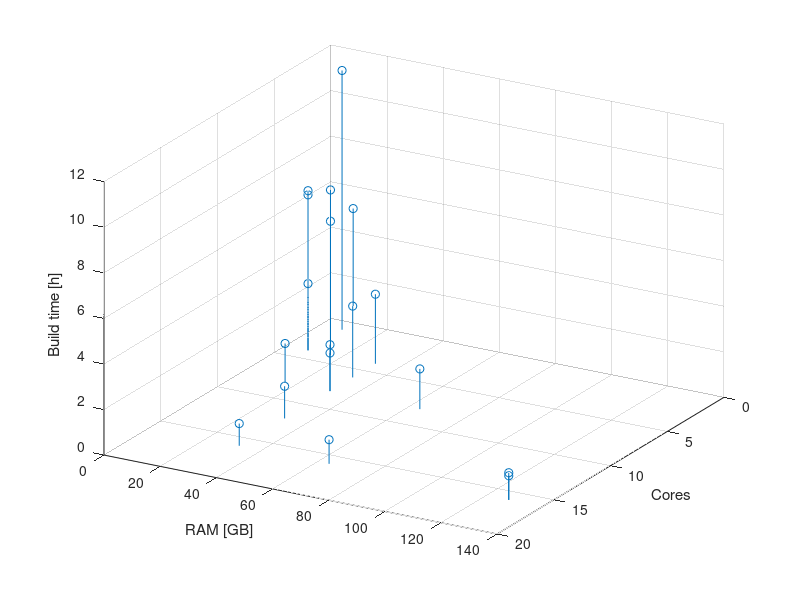
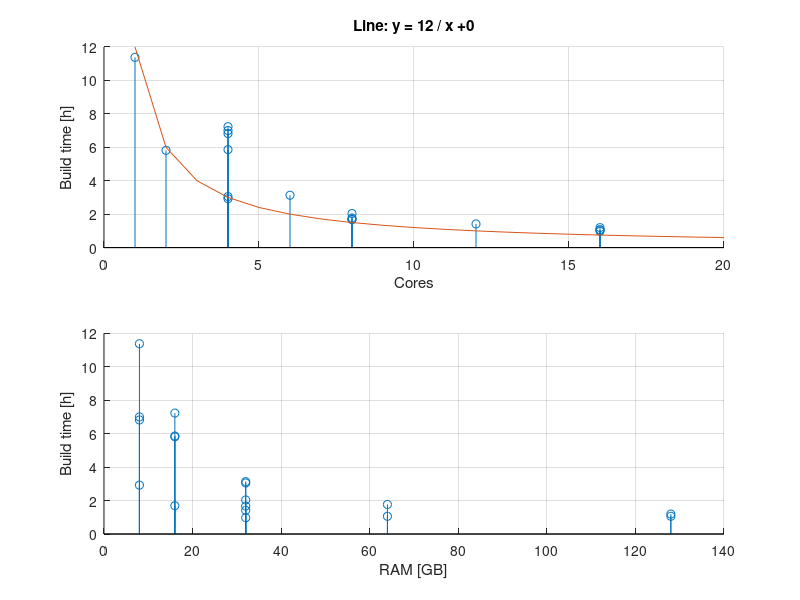

The MATLAB script that drew these images, in order:
#!/usr/bin/env octave-cli

clear

data = [
%                             HD
%                      Total  SSD  Avail. Used
%   Machine Cores GHz  RAM_GB NVMe RAM_GB Swap_GB Image_s SDK_s
    1       4     3.0  16     0    10     0       14315   6784
    2       4     2.0  16     1    14     0       15404   10638
    3.1     4     2.2  8      1    7.2    0       15133   10079
    4.1     4     1.6  8      0    7.3    0       14631   9926
    5.1     6     1.9  32     1    30     0       6598    4675
    1001    16    2.0  64     2    61     0       2194    1620
    1002    8     2.0  64     2    62     0       3668    2691
    1003    16    2.0  32     2    30     0       1950    1561
    1004    8     2.0  32     2    30     0       3539    2481
    1005    4     2.0  32     2    30     0       6507    4483
    1006    8     2.0  16     2    15     0       3576    2522
    1007    4     2.0  8      2    7.3    0       6139    4389
    1008    2     2.0  16     2    15     0       12573   8367
    1009    1     2.0  8      2    7.3    0       24870   16095
    1010    12    4.0  32     1    30     0       2973    2116
    1011    8     3.8  32     1    30     0       4329    3006
    1012    16    3.7  128    2    124    0       2214    1602
    1013    16    3.2  128    2    124    0       2471    1824
];

machine = data(:,1);
cores = data(:,2);
ghz = data(:,3);
total_ram = data(:,4);
ssd = data(:,5);
avail_ram = data(:,6);
used_swap = data(:,7);
time_image = data(:,8) / 3600;
time_sdk = data(:,9) / 3600;

core_ghz = cores .* 1;
ram = total_ram;
time = time_image + time_sdk;

hm = @(x)([floor(x) round((x-floor(x))*60)]);

%%%%%%%%%%%%%%%%%%%%%%%%%%%%%%%%%%%%%%%%%%%%%%%%%%%%%%%%%%%%%%%%%%%%%%%%
% Figure 1
%%%%%%%%%%%%%%%%%%%%%%%%%%%%%%%%%%%%%%%%%%%%%%%%%%%%%%%%%%%%%%%%%%%%%%%%

figure(1),clf
hold on

stem3(core_ghz, ram, time, 'o')
xmin = xlim()(1);
xmax = xlim()(2);
ymin = ylim()(1);
ymax = ylim()(2);
nticks = min(length(xticks()),length(yticks()));

% No negative build time
axis([axis() 0 ceil(max(time))])

xlabel('Cores')
ylabel('RAM [GB]')
zlabel('Build time [h]')
az = 180 - 60;
el = 30;
view(az, el)
grid on

hold off

print images/build-time-1.svg

%%%%%%%%%%%%%%%%%%%%%%%%%%%%%%%%%%%%%%%%%%%%%%%%%%%%%%%%%%%%%%%%%%%%%%%%
% Figure 2.a
%%%%%%%%%%%%%%%%%%%%%%%%%%%%%%%%%%%%%%%%%%%%%%%%%%%%%%%%%%%%%%%%%%%%%%%%

figure(2),clf

subplot(2,1,1)
hold on

stem(core_ghz, time, 'o')
xmin = xlim()(1);
xmax = xlim()(2);

% Equation
A = 12;
B = 0.0;
x = xmin:xmax;
y = A ./ x + B;
plot(x, y, '-')

% No negative build time
a = axis(); a(3) = 0; a(4) = ceil(max(time)); axis(a)
eq_2a = sprintf('Line: y = %.3g / x %+.3g', [A abs(B)])
title(eq_2a)
xlabel('Cores')
ylabel('Build time [h]')
grid on

hold off

%%%%%%%%%%%%%%%%%%%%%%%%%%%%%%%%%%%%%%%%%%%%%%%%%%%%%%%%%%%%%%%%%%%%%%%%
% Figure 2.b
%%%%%%%%%%%%%%%%%%%%%%%%%%%%%%%%%%%%%%%%%%%%%%%%%%%%%%%%%%%%%%%%%%%%%%%%

subplot(2,1,2)
hold on

stem(ram, time, 'o')
xmin = xlim()(1);
xmax = xlim()(2);

% No negative build time
a = axis(); a(3) = 0; a(4) = ceil(max(time)); axis(a)

xlabel('RAM [GB]')
ylabel('Build time [h]')
grid on

hold off

print images/build-time-2.svg
